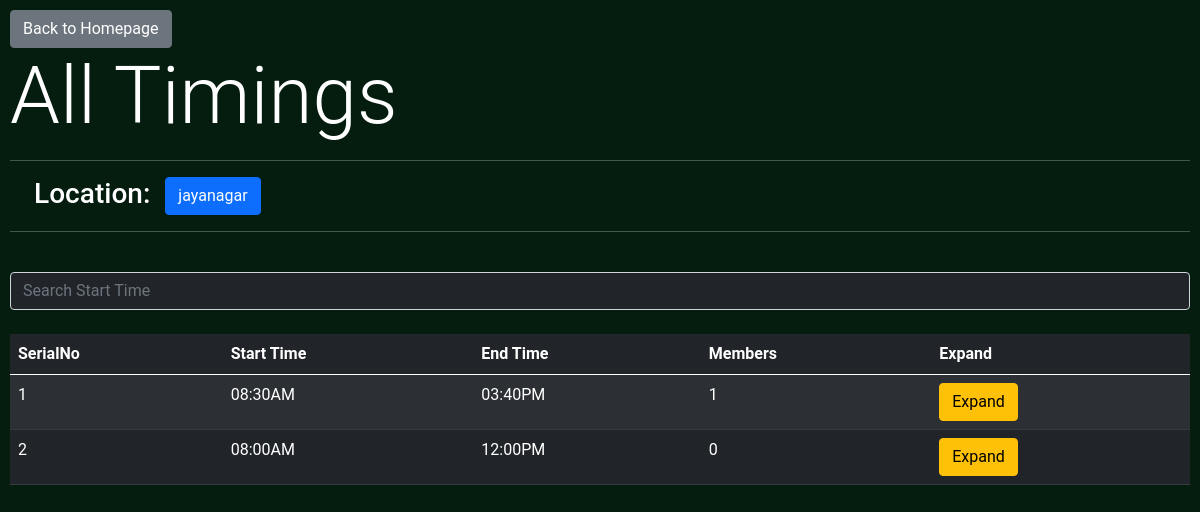
Before: /admin/viewdata/timings/1 (signed in) with the older database file.
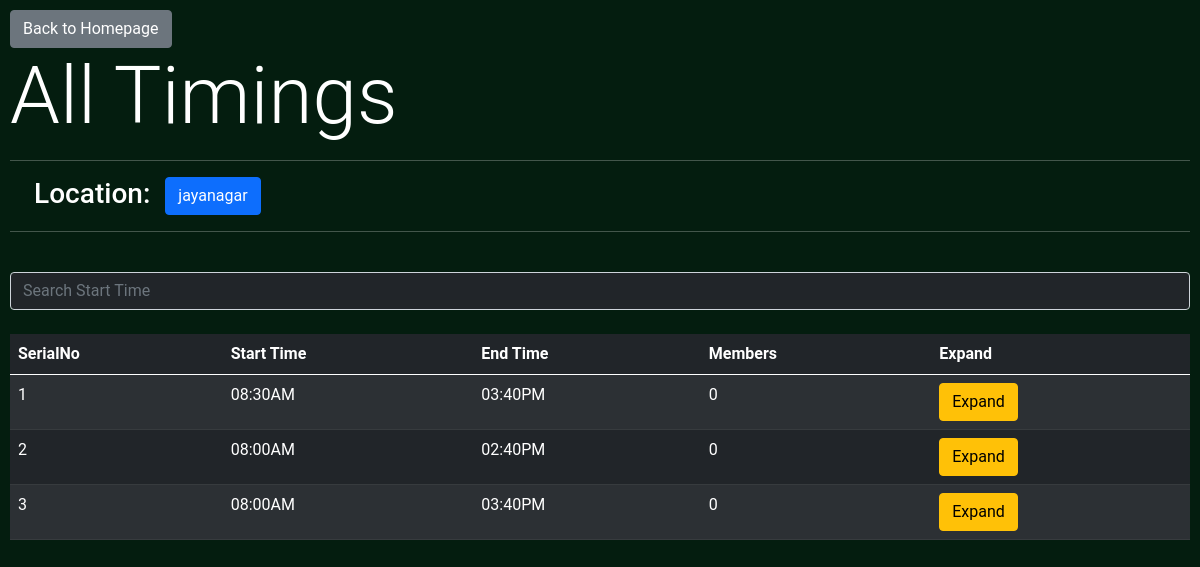
After: the same page with the newer database file.
### BusManager/models.py (models this page shows, shortened)
class LocationModel(db.Model):
	id = db.Column(db.Integer, primary_key=True)
	location_name = db.Column(db.String)

class TimingModel(db.Model):
	id = db.Column(db.Integer, primary_key=True)
	start = db.Column(db.String) #08:30AM
	end = db.Column(db.String) #03:40PM

### BusManager/admin/routes.py (the view)
@admin.route('/viewdata/timings/<tid>')
@login_required
def data_timings(tid):
	location = LocationModel.query.filter_by(id=tid).first()
	if(not location): return jsonify({'status':0, 'message':'No Such Location'})
	data = []
	all_timings = TimingModel.query.all()
	for T in all_timings:
		members = 0
		students = [x for x in T.students.all() if x.location[0] == location]
		members += len([*students]) #, *drivers])
		data.append({
			'id': T.id,
			'start': T.start,
			'end': T.end,
			'members': members,
		})
	return render_template('getdata/timings.html', timings=data, title='timings', location=location.location_name, tid=tid)

### BusManager/models.py (called while the page is built)
@login_manager.user_loader
def load_user(user_id):
    return AdminUser.query.get(int(user_id))

### BusManager/templates/getdata/timings.html (shortened to what this page needs)
{% extends 'bs_layout.html' %}
{% block content %}
<a class="btn btn-secondary" href="{{url_for('admin.admin_home')}}">Back to Homepage</a>
<h1 class='display-1'>All Timings</h1>
<hr>
<h3 class="px-4">Location: <span class="btn btn-primary">{{location}}</span></h3>
<hr><br>
<input type="text" id="searchbar" class="form-control text-light bg-dark" placeholder="Search Start Time" onkeyup="tableFilterer(1)"><br>
<table class="table table-striped table-dark" id="tbl">
  <thead>
    <tr>
    <th scope="col">SerialNo</th>
      <th scope="col">Start Time</th>
      <th scope="col">End Time</th>
	  <th scope="col">Members</th>
      <th scope="col">Expand</th>
    </tr>
  </thead>
  <tbody id='tbdy'>
    {% for e in timings %}
       <tr data-id="-1">
       <td>{{loop.index}}</td>
        <td>{{e['start']}}</td>
        <td>{{e['end']}}</td>
        <td>{{e['members']}}</td>
        <td><button class="btn btn-warning" onclick=Expand({{e['id']}})>Expand</button></td>
      </tr>
    {% endfor %}
  </tbody>
</table>
{% endblock content %}

### BusManager/templates/bs_layout.html (shortened to what this page needs)
<!doctype html>
<html lang="en">
  <head>
    <link href="https://cdn.jsdelivr.net/npm/bootstrap@5.0.0-beta1/dist/css/bootstrap.min.css" rel="stylesheet">
<link rel="stylesheet" href="{{url_for('static', filename='main.css')}}">
  </head>
  <body>
	{% block content %}
	{% endblock content %}
  </body>
</html>

### BusManager/static/main.css (style rules this page uses)
body { background-color: rgb(4, 29, 15); color: white; padding: 10px; font-family: 'Roboto', sans-serif; }

Changed rows visible on the page:
computed for TimingModel "08:30AM": members "1" → "0"
changed TimingModel (number 2 of 3 on the later page): end "12:00PM" → "02:40PM"
added TimingModel: start "08:00AM", end "03:40PM", members "0"
